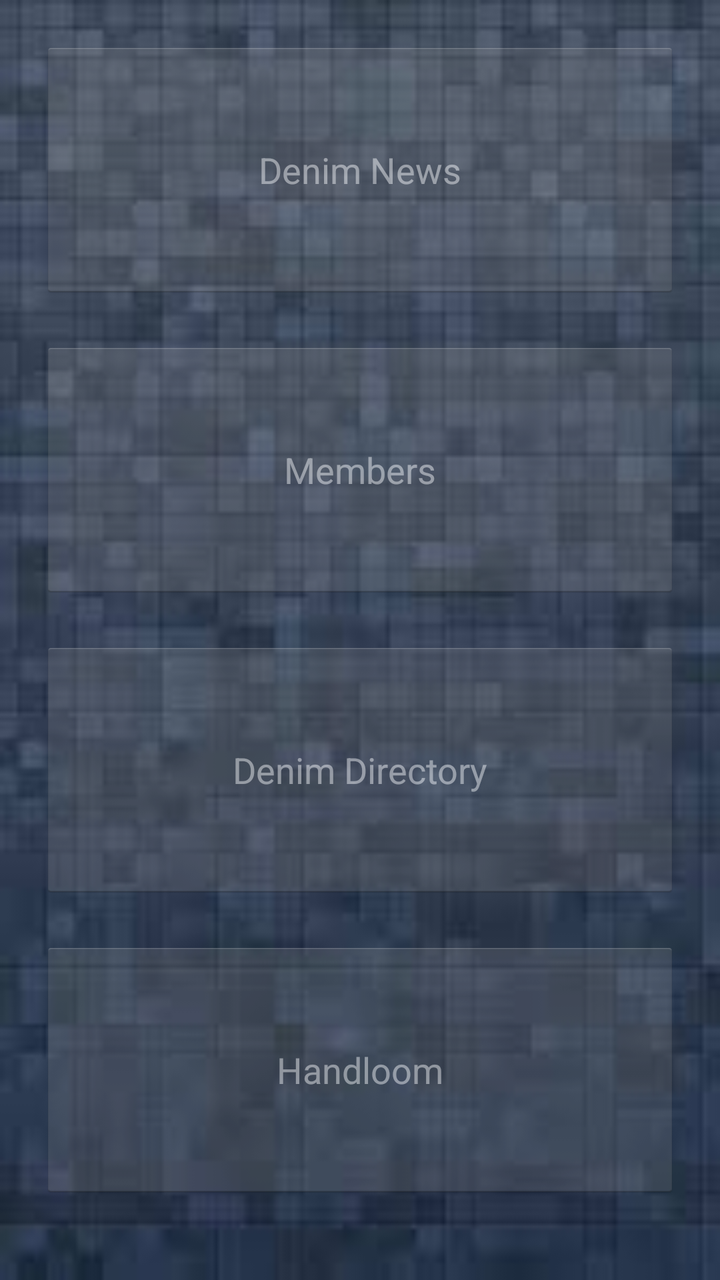
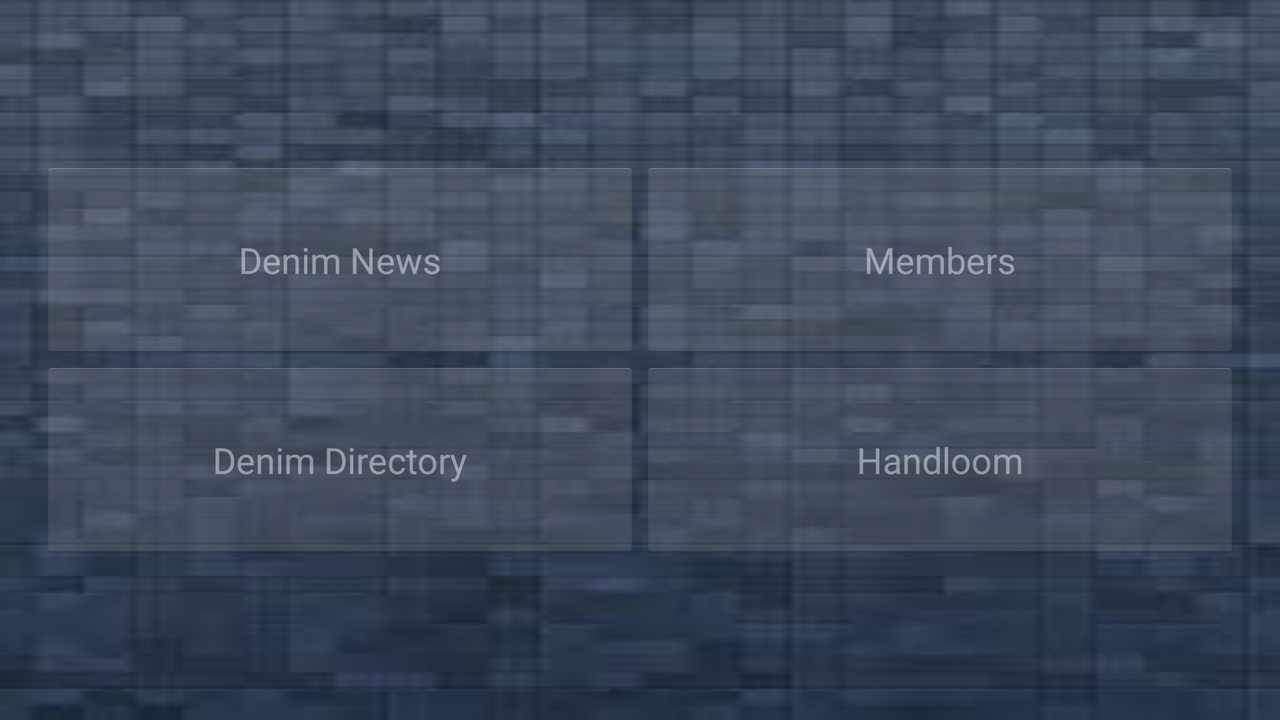

The same Android screen from two of the app's own layout files: first res/layout/ as a phone draws it, then the repository's variant for another configuration, drawn on a device whose configuration selects that folder. Both files follow.
<!-- AndroidManifest.xml: application theme Theme.MyAppTheme -->
<!-- res/layout/denimhome.xml -->
<?xml version="1.0" encoding="utf-8"?>
<LinearLayout xmlns:android="http://schemas.android.com/apk/res/android"
    android:layout_width="fill_parent"
    android:layout_height="fill_parent"
    android:gravity="center"
    android:orientation="vertical"
    android:background="@drawable/bg_pattern"
	android:padding="20dp"     >

    

        <Button
            android:id="@+id/bdenimhomeDenimNews"
            android:layout_width="fill_parent"
            android:layout_height="100.0dip"
            android:layout_weight="1.0"
            android:text="Denim News"
            android:alpha="0.5"
            android:textColor="#ffffff"
             android:layout_marginBottom="20dp" />

        <Button
            android:id="@+id/bdenimHomeMembers"
            android:layout_width="fill_parent"
            android:layout_height="100.0dip"
            android:layout_weight="1.0"
            android:text="Members" 
            android:alpha="0.5"
            android:textColor="#ffffff"
             android:layout_marginBottom="20dp"/>
   
        <Button
            android:id="@+id/bdenimHomeDirectory"
            android:layout_width="fill_parent"
            android:layout_height="100.0dip"
            android:layout_weight="1.0"
            android:text="Denim Directory"
            android:alpha="0.5"
            android:textColor="#ffffff"
             android:layout_marginBottom="20dp" />

        <Button
            android:id="@+id/bdenimHomeHandloom"
            android:layout_width="fill_parent"
            android:layout_height="100.0dip"
            android:layout_weight="1.0"
            android:text="Handloom"
            android:alpha="0.5"
            android:textColor="#ffffff"
              
             android:layout_marginBottom="20dp"/>
    
</LinearLayout>
<!-- resources referenced by this layout -->
<resources>
  <!-- drawable bg_pattern: jpg bitmap (drawable-hdpi, 4819 bytes) -->
  <style name="Theme.MyAppTheme" parent="android:style/Theme.Holo.Light">
           <item name="android:actionBarStyle">@style/Theme.MyAppTheme.ActionBar</item>
     </style>
  <style name="Theme.MyAppTheme.ActionBar" parent="android:style/Widget.Holo.Light.ActionBar">
          <item name="android:background">#1f9fd1</item>
           <item name="android:titleTextStyle">@style/Theme.MyAppTheme.ActionBar.TitleTextStyle</item>
      </style>
  <style name="Theme.MyAppTheme.ActionBar.TitleTextStyle" parent="android:style/TextAppearance.Holo.Widget.ActionBar.Title">
          <item name="android:textColor">#DCDCDC</item>
      </style>
</resources>
<!-- res/layout-land/denimhome.xml (the repository's variant of the layout above) -->
<!-- drawn on the phone turned sideways -->
<?xml version="1.0" encoding="utf-8"?>
<LinearLayout xmlns:android="http://schemas.android.com/apk/res/android"
    android:layout_width="fill_parent"
    android:layout_height="fill_parent"
    android:gravity="center"
    android:orientation="vertical"
    android:background="@drawable/bg_pattern"
    android:padding="20dp" >

    <LinearLayout
        android:layout_width="fill_parent"
        android:layout_height="wrap_content"
        android:orientation="horizontal"
        android:weightSum="2.0"
         >

        <Button
            android:id="@+id/bdenimhomeDenimNews"
            android:layout_width="0.0dip"
            android:layout_height="100.0dip"
            android:layout_weight="1.0"
            android:text="Denim News"
            android:alpha="0.5"
            android:textColor="#ffffff" />

        <Button
            android:id="@+id/bdenimHomeMembers"
            android:layout_width="0.0dip"
            android:layout_height="100.0dip"
            android:layout_weight="1.0"
            android:text="Members" 
            android:alpha="0.5"
            android:textColor="#ffffff"/>
    </LinearLayout>

    <LinearLayout
        android:layout_width="fill_parent"
        android:layout_height="wrap_content"
        android:orientation="horizontal"
        android:weightSum="2.0"
         >

        <Button
            android:id="@+id/bdenimHomeDirectory"
            android:layout_width="0.0dip"
            android:layout_height="100.0dip"
            android:layout_weight="1.0"
            android:text="Denim Directory"
            android:alpha="0.5"
            android:textColor="#ffffff" />

        <Button
            android:id="@+id/bdenimHomeHandloom"
            android:layout_width="0.0dip"
            android:layout_height="100.0dip"
            android:layout_weight="1.0"
            android:text="Handloom"
            android:alpha="0.5"
            android:textColor="#ffffff" />
    </LinearLayout>

</LinearLayout>
